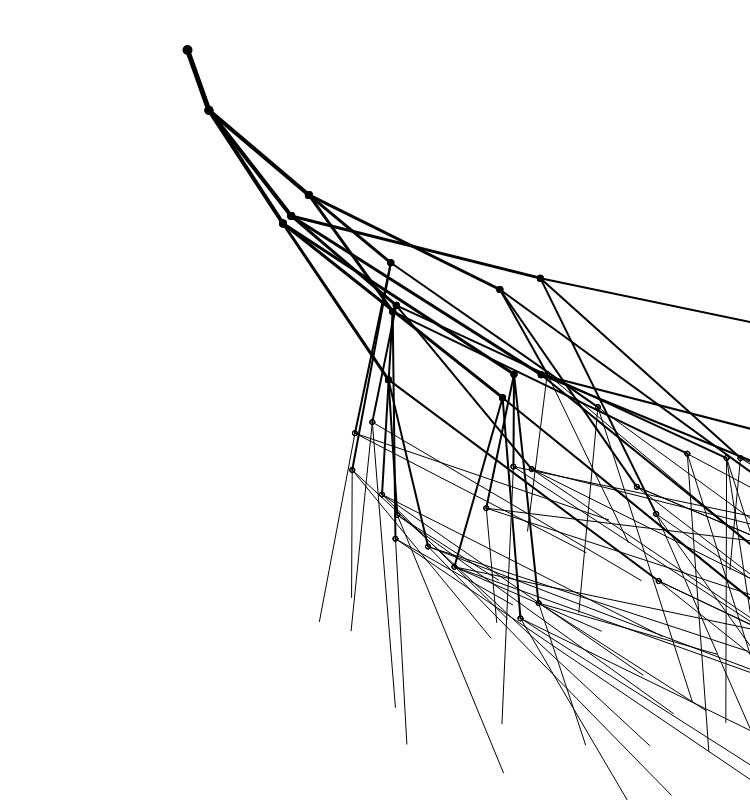
Frame 1 (no input)
Frame 60 (no input): identical to frame 1, image omitted
Frame 120 (the mouse pressed at the canvas centre since frame 60): identical to frame 1, image omitted

The p5.js sketch that drew this single still picture (run headless with seeded random() and noise() and a simulated clock; from frame 60 on, the mouse is pressed at the canvas centre):

// p5.js sketch
// ── sketch.js
let numLevels = 3;
let maxLevels  = 4;
let maxChildren = 3;

let trunk;

function setup() {
    createCanvas(750, 800);
    background(255);
    noFill();
    smooth();
    newTree();
}

function newTree() {
    trunk = new Branch(1, 0, width/4, 50);
    trunk.drawMe();
}

function draw() {
//    background(255);
    //trunk.updateMe(width/2, height/2);
//    trunk.drawMe();
}


class Branch {
    constructor(level, index, ex, why) {
        this.children = [];
        this.level = level;
        this.index = index;
        this.updateMe(ex, why);

        if (level <= maxLevels) {
            for (var i  = 0; i  < maxChildren; i ++) {
                this.children.push(new Branch(level + 1, index, this.endx, this.endy));
            }
        }
    }

    updateMe(ex, why) {
        this.x = ex;
        this.y = why;
        this.endx  = this.x + (this.level * 100*random() - 50);
        this.endy = this.y + 50 + (this.level * random()*50);

        for (var i = 0; i < this.children.length; i++) {
            this.children[i].updateMe();
        }
    }

    drawMe() {
        strokeWeight(maxLevels - this.level + 2);
        line(this.x, this.y, this.endx, this.endy);
        ellipse(this.x, this.y, 5, 5);
        for (var i = 0; i < this.children.length; i++) {
            this.children[i].drawMe();
        }
    }
}
